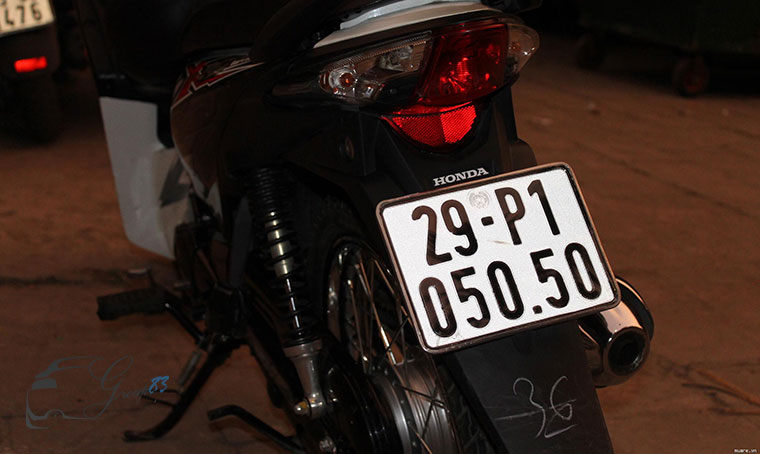
%> input picture code/bien so image test/dang-ky-xe-bien-HN.jpg, 760 x 454 px
$ octave inputanh.m   (GNU Octave 9; MATLAB toolbox functions it lacks are replaced by stand-ins)
%> lines starting %> are read from the running program, lines starting %| are printed output that depends on the picture; in (x1, y1, x2, y2) boxes, pixels count from 0 and x2, y2 are one past the last pixel; in counts of white or black regions, pixels touching at a corner belong together; the program's own positions count from 1
clc,clear,warning off
rgb = imread('bien so image test\dang-ky-xe-bien-HN.jpg');
%> rgb is the input picture: size 454x760x3 uint8; mean R, G, B 56.7, 40.5, 33.5
tic
gray=rgb2gray(rgb); % chuyen anh mau thanh anh xam
gray=imadjust(gray);% can bang cuong do sang
[row,col]=size(gray);% Lay kich thuoc anh
%> row = 454; col = 760
cp=[round(row/2),round(col/2)];% toa do diem tam
%> cp = [227 380]
de=round(0.01*row);% khoang cong tru
%> de = 5
cm1=cp(1)-de:cp(1)+de;% khoang thoa man theo hang
cm2=cp(2)-de:cp(2)+de;% khoang thoa man theo cot
doituongnho=round(0.02*row*col);% so diem anh doi tuong nho
%> doituongnho = 6901
biensonho=[round(0.09*row),round(0.09*19*row/14)];% bien so duoc cho la nho
%> biensonho = [41 55]
thresh=0; % khoi tao nguong
check=0; % khoi tao kiem tra
num = 1;
grayC = {};
KKK = {};
for thresh = 0:0.1:1
% [4 lines of commented-out code are left out]
    bw=im2bw(gray,thresh);
    bw=bwareaopen(bw,doituongnho);
    bw=imfill(bw,'holes');
    bw=imclearborder(bw,4);
    bw1 = bw;
    bw=imerode(bw,strel('rectangle',biensonho));
    [L,n]=bwlabel(bw);
    if n>0
        for j=1:n
            bin = bwmorph(L==j,'remove',Inf);
            [H peak] = findline(bin);
            A = 0;
            for i = 1:length(H)
                C = min([abs(90 - H(i).theta),abs(0 - H(i).theta),abs(-90 - H(i).theta),abs(180 - H(i).theta)]);
                A = A + C;
            end
            B = (A/length(H));
            K = imrotate(L==j,-round(B),'bilinear','crop');
            grayR = imrotate(gray,-round(B),'bilinear','crop');
            M = imdilate(K,strel('rectangle',biensonho));
            stat=regionprops((M),'BoundingBox','Centroid');
            try
                mat=stat.BoundingBox;
                if mat(4)<mat(3)
                    check=1;
                    Result(num) = stat;
                    rgbcrop=imcrop(grayR,mat);
                    KKK{1,num} = rgbcrop;
                    num = num+1;
                else
                    check=0;
                end
            end
%             imshow(uint8(M).*grayR);
%             pause(0.1);
        end
    end
%     end
end
%> this loop made 11 passes
%> n on passes 1 to 11: 0, 0, 0, 1, 1, 1, 1, 1, 1, 1, 0
%> pass 1, `bw=im2bw(gray,thresh);`:
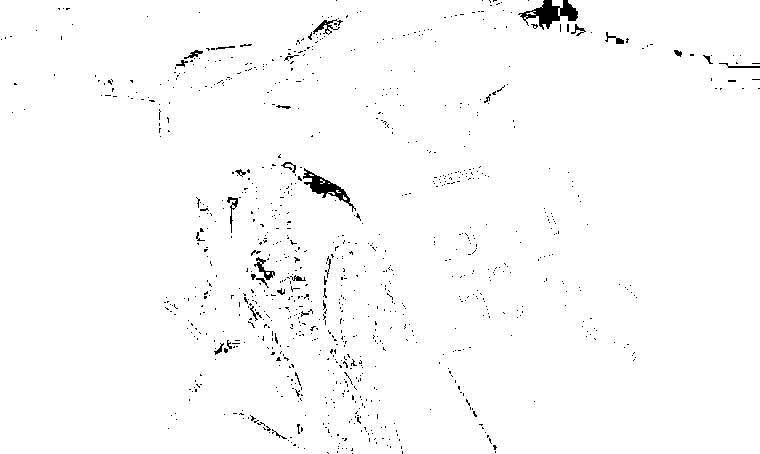
%> bw: size 454x760 logical; 98.5% white; 936 black regions (904 under 20 px), largest, box (x1, y1, x2, y2) and area: (518, 0, 578, 30) 776, (303, 168, 356, 212) 573, (313, 19, 343, 35) 148
%> pass 1, `bw=imclearborder(bw,4);`:
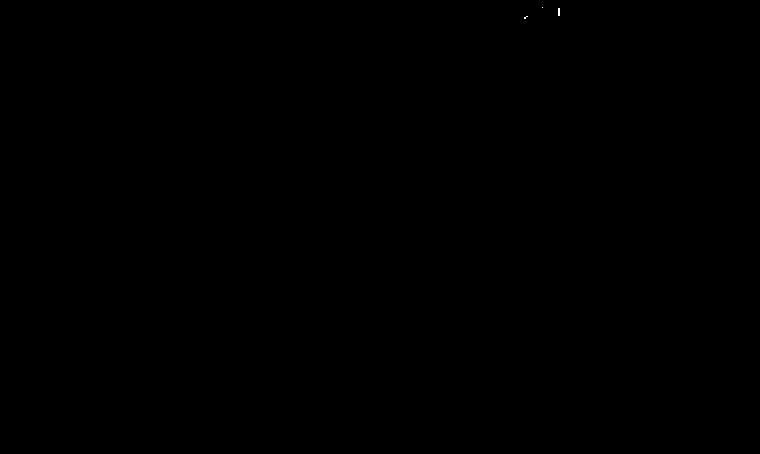
%> bw: size 454x760 logical; 0.01% white in thin lines or dots, all inside (x1, y1, x2, y2) = (524, 7, 560, 19)
%> after the loop:
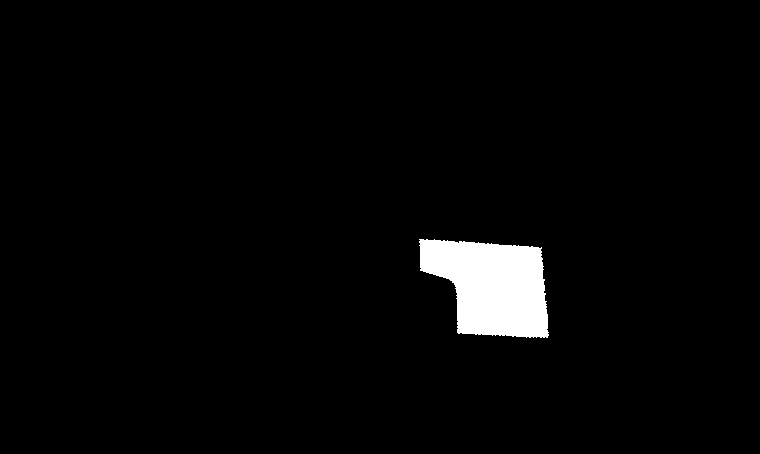
%> K: size 454x760 logical; 2.7% white; 1 white region, box (x1, y1, x2, y2) and area: (419, 239, 549, 338) 9410
%> after the loop:
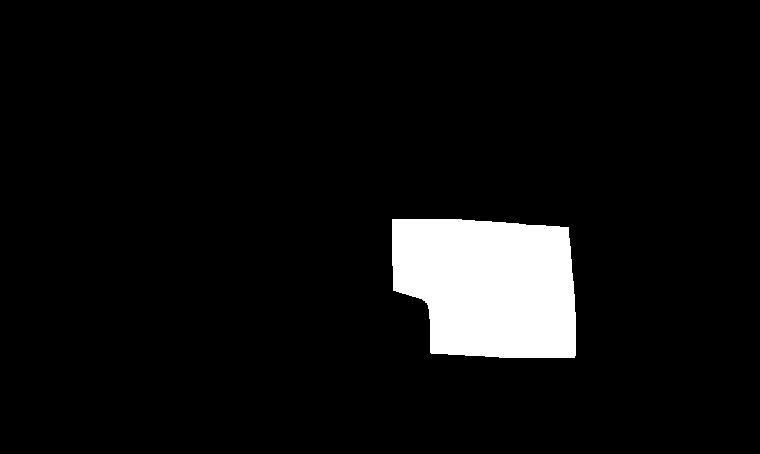
%> M: size 454x760 logical; 6.4% white; 1 white region, box (x1, y1, x2, y2) and area: (392, 219, 576, 358) 22219
%> after the loop: bin: size 454x760 logical; 0.12% white in thin lines or dots, all inside (x1, y1, x2, y2) = (421, 199, 573, 306)
%> after the loop:
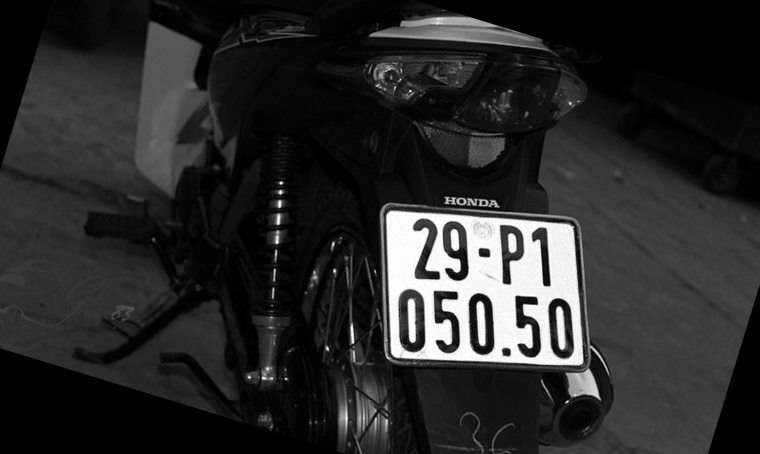
%> grayR: size 454x760 uint8; min 0, max 255, mean 41.3
%> after the loop:
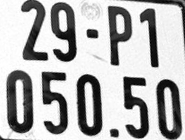
%> rgbcrop: size 140x185 uint8; min 0, max 255, mean 178.9
%> after the loop, A = 69; B = 17.25; C = 20; H = 4 lines; point1 to point2 (x, y): (538, 201) to (423, 228), (572, 284) to (486, 306), (540, 201) to (573, 283), (471, 263) to (487, 306); KKK = 7 items; Result = 7 regions; box (x1, y1, x2, y2) and Centroid: (391, 217, 577, 359) [483.5 289.4], (391, 218, 577, 359) [483.6 289.6], (391, 218, 577, 359) [483.6 289.6], (392, 218, 577, 358) [483.7 289.5], (392, 218, 576, 358) [483.5 289.5], (392, 218, 576, 358) [483.6 289.4], (392, 219, 576, 358) [490 286.4]; check = 1; mat = [392.5 219.5 184 139]; num = 8; peak = [1201 168; 1298 167; 1310 69; 1237 71]; stat = 1 region; box (x1, y1, x2, y2) and Centroid: (392, 219, 576, 358) [490 286.4]
Test = [];
for i = 1: length(Result)
    Test = [Test;Result(i).Centroid];
end
%> this loop made 7 passes
%> Test on passes 1 to 4: [483.5 289.4], [483.5 289.4; 483.6 289.6], [483.5 289.4; 483.6 289.6; 483.6 289.6], [483.5 289.4; 483.6 289.6; 483.6 289.6; 483.7 289.5]
%> after the loop, Test = [483.5 289.4; 483.6 289.6; 483.6 289.6; 483.7 289.5; 483.5 289.5; 483.6 289.4; 490 286.4]
Test = floor(Test);
%> Test = [483 289; 483 289; 483 289; 483 289; 483 289; 483 289; 490 286]
ahihi = [];
for i = 1: length(Test)
    [x y] = find(Test == Test(i,:));
    x = unique(x);
    if length(x)>1
        ahihi = [ahihi x];
    end
end
%> this loop made 7 passes
%> (x, y, ahihi) on pass 2: ([1; 2; 3; 4; 5; 6], [1; 1; 1; 1; 1; 1; 2; 2; 2; 2; 2; 2], [1 1; 2 2; 3 3; 4 4; 5 5; 6 6])
%> (y, ahihi) on pass 1: ([1; 1; 1; 1; 1; 1; 2; 2; 2; 2; 2; 2], [1; 2; 3; 4; 5; 6])
%> after the loop, ahihi = [1 1 1 1 1 1; 2 2 2 2 2 2; 3 3 3 3 3 3; 4 4 4 4 4 4; 5 5 5 5 5 5; 6 6 6 6 6 6]
x = unique(ahihi);
%> x = [1; 2; 3; 4; 5; 6]
KKK(:,x(2:end)) = [];
M = length(KKK);
%> M = 2
subplot(4,M,1:(4-1)*M);imshow(rgb);
for i = 1:M
    subplot(4,M,(4-1)*M+i);
    imshow(KKK{1,i});
end
%> this loop made 2 passes
%> pass 1, `imshow(KKK{1,i});`:
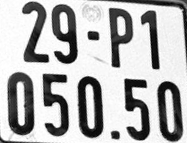
%> displayed picture: size 143x187, on the screen's scale of 0 to 255; min 0, max 255, mean 179.1
toc
% end

$ run again, with code/bien so image test/93def03e-1732-478e-8c83-3ffd1bad1c42.jpg copied over code/bien so image test/dang-ky-xe-bien-HN.jpg
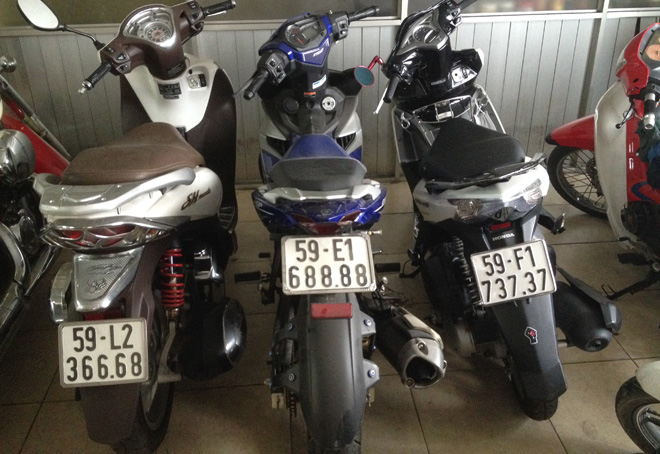
%> input picture code/bien so image test/93def03e-1732-478e-8c83-3ffd1bad1c42.jpg, 660 x 454 px
%> rgb is the input picture: size 454x660x3 uint8; mean R, G, B 89.9, 84.6, 77.1
%> the loop `for thresh = 0:0.1:1` made 11 passes
%> n on passes 1 to 8: 0, 0, 1, 1, 2, 0, 0, 0
%> pass 1, `bw=imfill(bw,'holes');`:
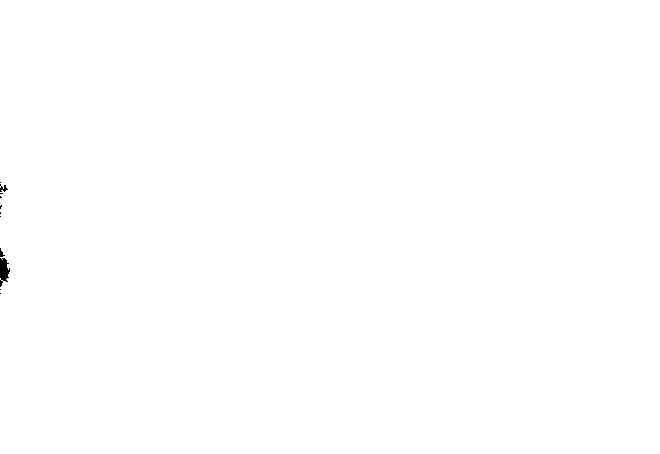
%> bw: size 454x660 logical; 99.9% white; 11 black regions (8 under 20 px), largest, box (x1, y1, x2, y2) and area: (0, 258, 10, 287) 187, (0, 184, 8, 192) 32, (0, 248, 5, 257) 22
%> after the loop `for thresh = 0:0.1:1`: A = 16; B = 3.2; C = 7; H = 5 lines; point1 to point2 (x, y): (509, 275) to (522, 275), (509, 275) to (522, 275), (509, 275) to (522, 275), (510, 274) to (522, 275), (510, 274) to (521, 275); KKK = 4 items; Result = 4 regions; box (x1, y1, x2, y2) and Centroid: (53, 309, 142, 372) [97.9 340.9], (280, 237, 371, 293) [326.1 265.4], (281, 237, 371, 293) [326.3 265.4], (478, 261, 546, 305) [512.6 283.6]; check = 1; mat = [478.5 261.5 68 44]; num = 5; peak = [527 1; 545 3; 1093 179; 573 6; 1197 166; 592 8; 1219 163; 1174 169; 611 10; 1246 159]; stat = 1 region; box (x1, y1, x2, y2) and Centroid: (478, 261, 546, 305) [512.6 283.6]
%> the loop `for i = 1: length(Result)` made 4 passes
%> Test on passes 1 to 4: [97.85 340.9], [97.85 340.9; 326.1 265.4], [97.85 340.9; 326.1 265.4; 326.3 265.4], [97.85 340.9; 326.1 265.4; 326.3 265.4; 512.6 283.6]
%> `Test = floor(Test);`: Test = [97 340; 326 265; 326 265; 512 283]
%> the loop `for i = 1: length(Test)` made 4 passes
%> (y, ahihi) on passes 2 to 3: ([1; 1; 2; 2], [2; 3]), ([1; 1; 2; 2], [2 2; 3 3])
%> `x = unique(ahihi);`: x = [2; 3]
%> `M = length(KKK);`: M = 3
%> the loop `for i = 1:M` made 3 passes
%> pass 2, `imshow(KKK{1,i});`:
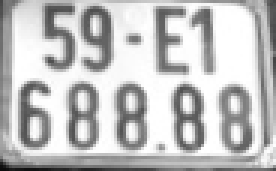
%> displayed picture: size 57x92, on the screen's scale of 0 to 255 (shown 3 times larger); min 12, max 255, mean 193
